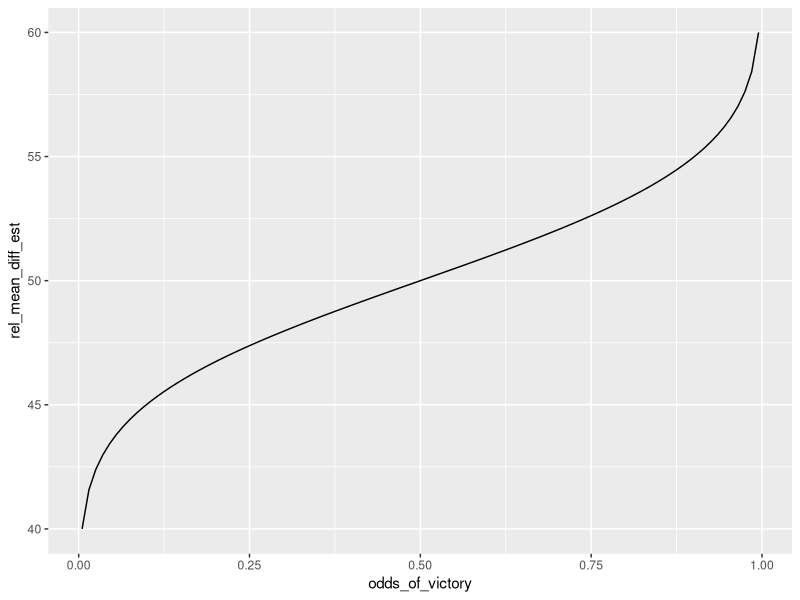
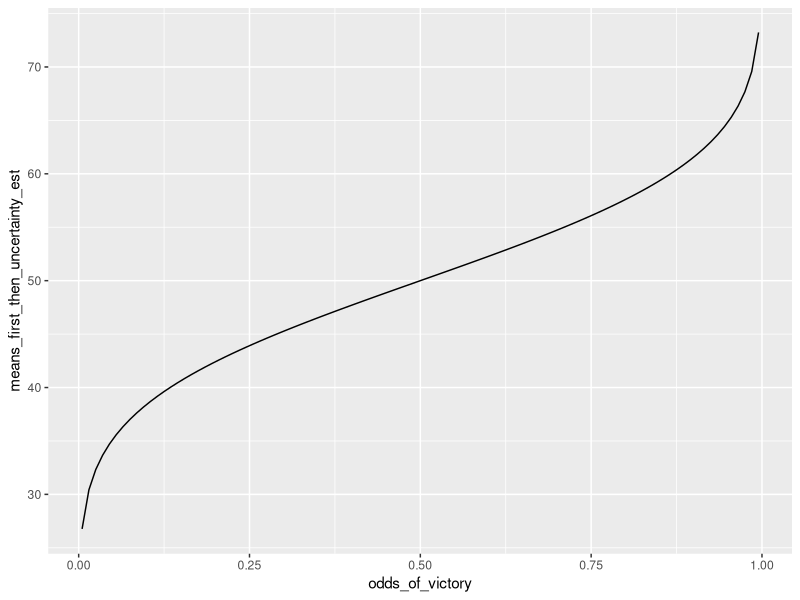
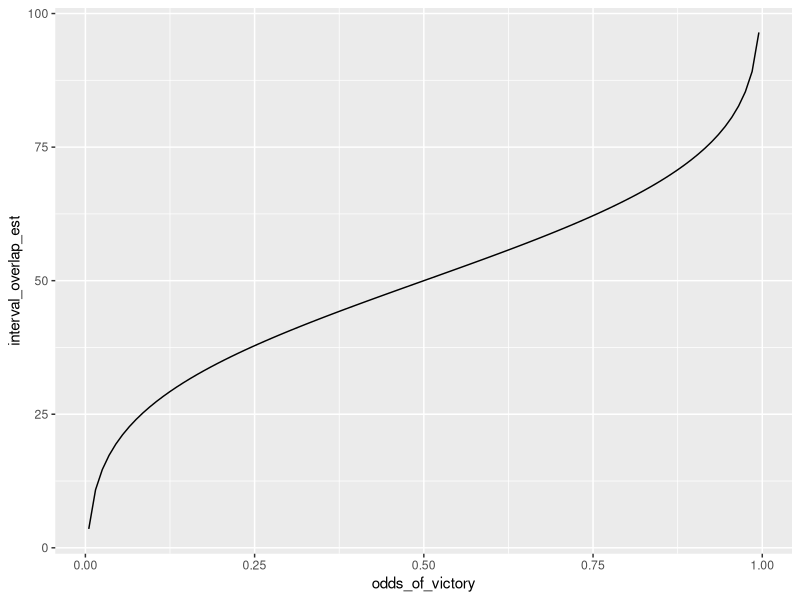
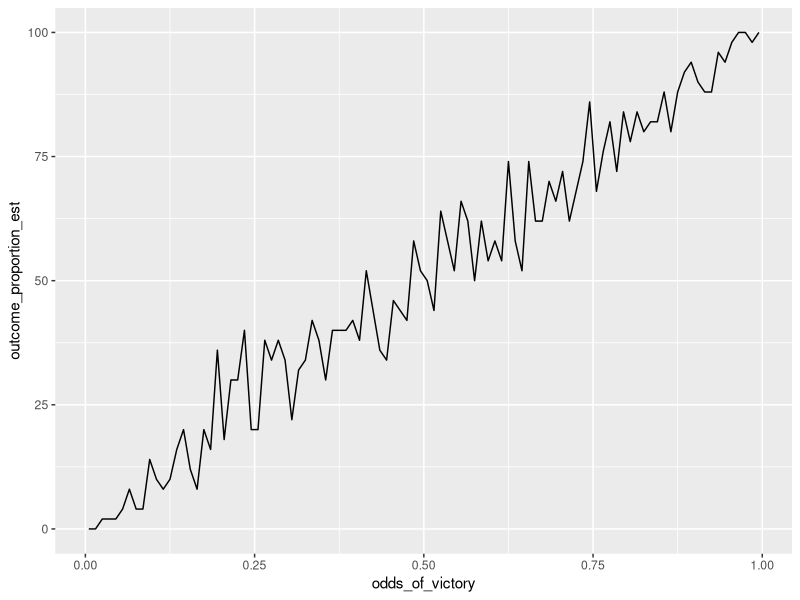
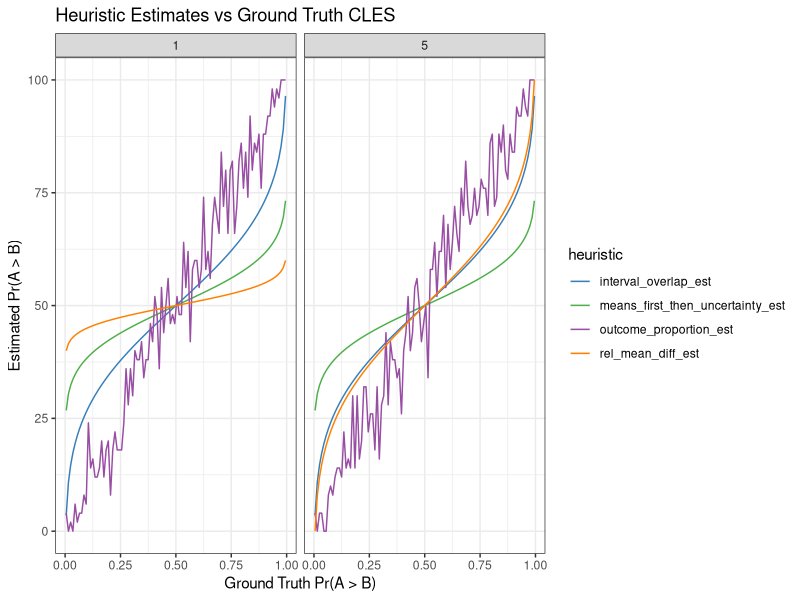
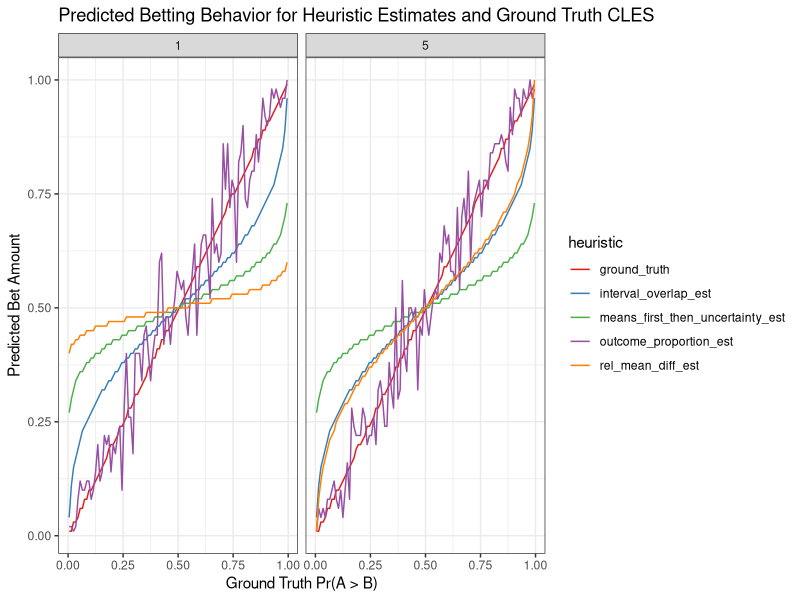

The R source for these figures, in order:
## ---- chunk 1
knitr::opts_chunk$set(echo = TRUE)
library(tidyverse)
library(gganimate)
library(RColorBrewer)
## ---- chunk 2
# set up possible data conditions dataframe
# std_diff <- seq(0.5, 10, by=0.5) # different levels of uncertainty about the margin of victory
std_diff <- c(1, 5)
odds <- ppoints(100) # probability of team A winning
conds_df <- data.frame(
    "sd_diff" = sort(rep(std_diff, length(odds))),
    "odds_of_victory" = rep(odds, length(std_diff))
)

# add column for the mean difference
conds_df$mean_diff <- - (conds_df$sd_diff * qnorm(conds_df$odds_of_victory)) # mean(B - A)

# add additional columns which are necessary to compute heuristics
conds_df$max_abs_mean_diff <- max(abs(conds_df$mean_diff)) # for the baseline of relative mean difference heuristic
conds_df$sd_team <- sqrt(conds_df$sd_diff ^ 2 / 2) # assume equal and independent variances to get the standard deviation of possible scores for each team for the interval heuristics

# print
head(conds_df)
## ---- chunk 3
# relative mean difference heuristic
relative_mean_difference <- function(mean_diff, max_abs_mean_diff) {
  return(50 - 50 * mean_diff / max_abs_mean_diff)
}
# apply(conds_df, 1, function(df) relative_mean_difference(df['mean_diff'], df['max_abs_mean_diff']))
conds_df %>% filter(sd_diff==1) %>% rowwise() %>% mutate(rel_mean_diff_est = relative_mean_difference(mean_diff, max_abs_mean_diff)) %>% ggplot(aes(x=odds_of_victory,y=rel_mean_diff_est)) + geom_line()
## ---- chunk 4
# means first, then uncertainty heuristic
means_first_then_uncertainty <- function(mean_diff, sd_team) {
  interval_length <- qnorm(0.975)*sd_team - qnorm(0.025)*sd_team 
  return(50 - 50 * mean_diff / interval_length / 2) # assuming that the two intervals are the same length, so we don't need to take their average
}
conds_df %>% filter(sd_diff==1) %>% rowwise() %>% mutate(means_first_then_uncertainty_est = means_first_then_uncertainty(mean_diff, sd_team)) %>% ggplot(aes(x=odds_of_victory,y=means_first_then_uncertainty_est)) + geom_line()
## ---- chunk 5
# interval overlap heuristic
interval_overlap <- function(mean_diff, sd_team) {
  interval_length <- qnorm(0.975)*sd_team - qnorm(0.025)*sd_team # baseline for relative judgment (assuming that the two intervals are the same length, so we don't need to take their average)
  mean_teamA <- - mean_diff / 2 # relative to center
  mean_teamB <- mean_diff / 2 # relative to center
  # calculation depends on which mean is larger
  if(mean_teamA > mean_teamB) {
    interval_overlap <- (mean_teamB + interval_length / 2) - (mean_teamA - interval_length / 2) # upper bound of lower dist minus lower bound of higher dist
    return(100 - 50 * interval_overlap / interval_length) 
  } else { # mean_teamA < mean_teamB
    interval_overlap <- (mean_teamA + interval_length / 2) - (mean_teamB - interval_length / 2) # upper bound of lower dist minus lower bound of higher dist
    return( 50 * interval_overlap / interval_length)
  }
}
conds_df %>% filter(sd_diff==1) %>% rowwise() %>% mutate(interval_overlap_est = interval_overlap(mean_diff, sd_team)) %>% ggplot(aes(x=odds_of_victory,y=interval_overlap_est)) + geom_line()
## ---- chunk 6
# outcome proportion heuristic
outcome_proportion <- function(mean_diff, sd_diff) {
  # simulate outcomes (should use the draws participants were actually shown)
  n <- 50
  draws <- rnorm(n, mean_diff, sd_diff)
  return(100 * sum(draws < 0) / n)
}
conds_df %>% filter(sd_diff==1) %>% rowwise() %>% mutate(outcome_proportion_est = outcome_proportion(mean_diff, sd_diff)) %>% ggplot(aes(x=odds_of_victory,y=outcome_proportion_est)) + geom_line()
## ---- chunk 7
# need a consistent color scale for these heuristics
heuristics <- as.factor(c("ground_truth", "rel_mean_diff_est", "means_first_then_uncertainty_est", "interval_overlap_est", "outcome_proportion_est"))
hColors <- brewer.pal(length(heuristics), "Set1")
names(hColors) <- levels(heuristics)
colScale <- scale_colour_manual(values = hColors)
## ---- chunk 8
conds_df %>% rowwise() %>% 
  mutate( # add heuristic estimates
    rel_mean_diff_est = relative_mean_difference(mean_diff, max_abs_mean_diff),
    means_first_then_uncertainty_est = means_first_then_uncertainty(mean_diff, sd_team),
    interval_overlap_est = interval_overlap(mean_diff, sd_team),
    outcome_proportion_est = outcome_proportion(mean_diff, sd_diff)
  ) %>% 
  gather(heuristic, est_CLES, rel_mean_diff_est, means_first_then_uncertainty_est, interval_overlap_est, outcome_proportion_est) %>% # reshape
ggplot(aes(x = odds_of_victory, y = est_CLES, color = heuristic)) +
  geom_line() +
  colScale +
  theme_bw() +
  labs(title = "Heuristic Estimates vs Ground Truth CLES",
      x = "Ground Truth Pr(A > B)",
      y = "Estimated Pr(A > B)"
  ) +
  facet_wrap(~ sd_diff)
## ---- chunk 9
# set range of possible bets based on given budget and minimum bet
budget <- 1
min_bet <- 0.01
possible_bets <- seq(from=min_bet, to=budget, by=0.01) 

# create a tiered capital gains tax
tax_winnings <- function(winnings) {
  tiers <- append(seq(0, 2, by = 0.5), Inf)
  rates <- seq(0, .5, by = .1)
  taxed_winnings <- sum(diff(c(0, pmin(winnings, tiers))) * (1-rates))
  return(taxed_winnings)
}

# set cost of not betting
loss_rate <- 0.25
## ---- chunk 10
optimal_bet <- function(p_superiority_A) {
  # hack to catch p == 0
  if (p_superiority_A == 0) {
    p_superiority_A <- 0.001
  }
  # calculate utility over as set of possible bets at the given odds
  utility_in_dollars <- seq(from=-1, to=0, length.out = length(possible_bets))
  for (i in 1:length(possible_bets)) {
    utility_in_dollars[i] <- (1 - loss_rate)*(budget - possible_bets[i]) + p_superiority_A * tax_winnings(possible_bets[i] / p_superiority_A) # payoff proportional to risk
  }
  # determine the bet with the maximum expected utility
  return(possible_bets[which(utility_in_dollars==max(utility_in_dollars))])
}
## ---- chunk 11
conds_df %>% rowwise() %>% 
  mutate( # add heuristic estimates (as before)
    rel_mean_diff_est = relative_mean_difference(mean_diff, max_abs_mean_diff) / 100, # divide by 100 to align scale with ground truth
    means_first_then_uncertainty_est = means_first_then_uncertainty(mean_diff, sd_team) / 100,
    interval_overlap_est = interval_overlap(mean_diff, sd_team) / 100,
    outcome_proportion_est = outcome_proportion(mean_diff, sd_diff) / 100,
    ground_truth = odds_of_victory # add ground_truth for purpose of plotting estimated bets from ground truth as well as heuristics
  ) %>% 
  gather(heuristic, est_CLES, ground_truth, rel_mean_diff_est, means_first_then_uncertainty_est, interval_overlap_est, outcome_proportion_est) %>% # reshape, this time including the ground truth as a factor
  rowwise() %>%
  mutate(bet_amount = unlist(map(list(optimal_bet(est_CLES)), 1))) %>% # apply optimal bet function (if multiple optimal bets, take the lower to avoid error)
ggplot(aes(x = odds_of_victory, y = bet_amount, color = heuristic)) +
  geom_line() +
  colScale +
  theme_bw() +
  labs(title = "Predicted Betting Behavior for Heuristic Estimates and Ground Truth CLES",
      x = "Ground Truth Pr(A > B)",
      y = "Predicted Bet Amount"
  ) +
  facet_wrap(~ sd_diff)
## ---- chunk 12
tiers <- append(seq(0, 2, by = 0.5), Inf)
rates <- seq(0, .5, by = .1)
tax_table <- data.frame(
  tier = c("0 to 50 cents", "50 cents to $1", "$1 to$1.5", "$1.5 to $2", "more than $2"),
  tax_rate = c("10%", "20%", "30%", "40%", "50%")
)
print(tax_table)
## ---- chunk 13
# set up readable version of table
tiers <- append(seq(0, 2, by = 0.5), Inf)
rates <- seq(0, .5, by = .1)
tax_table <- data.frame(
  tier = c("0 to 50 cents", "50 cents to $1", "$1 to $1.5", "$1.5 to $2", "more than $2"),
  tax_rate = c("10%", "20%", "30%", "40%", "50%")
)
# print the table for the user's reference
print(tax_table)
